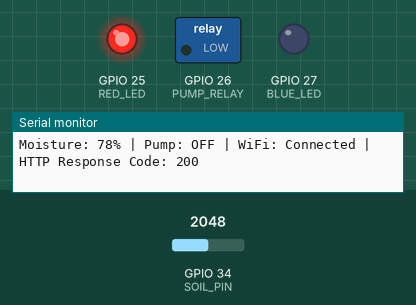
Recording of a program running on a simulated ESP32. Parts: switched loads named in the program (green lamp = pin HIGH), output pins drawn as LEDs (lit = HIGH), the last lines printed to the serial monitor. The test bench sets the inputs (shaded band); at power-on: GPIO 34 (SOIL_PIN) = 2048. WiFi joins after 1.5 s; servers stay silent unless stated; uploads are accepted with an empty reply.

Above: at 3.8 s.
3.9 s: GPIO 34 (SOIL_PIN) set to 2204
7.9 s: GPIO 34 (SOIL_PIN) set to 2325
At 10.0 s:
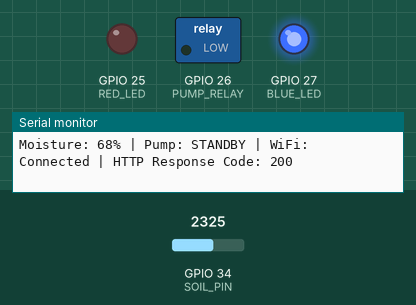
11.9 s: GPIO 34 (SOIL_PIN) set to 3267
15.9 s: GPIO 34 (SOIL_PIN) set to 3389
At 19.8 s:
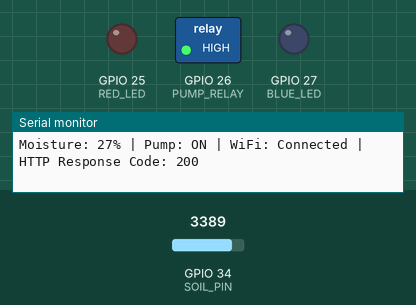
20.5 s: GPIO 34 (SOIL_PIN) set to 2866
At 23.5 s:
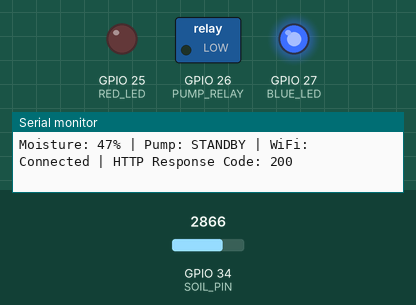
24.5 s: GPIO 34 (SOIL_PIN) set to 3603
At 25.9 s:
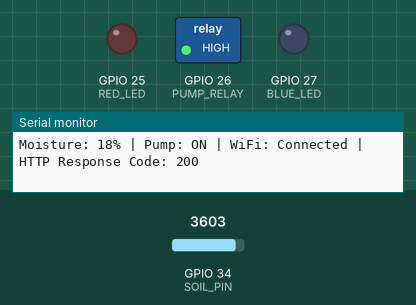
Timing chart, 0 to 27.5 s (numbered marks = the images above; inputs shaded):
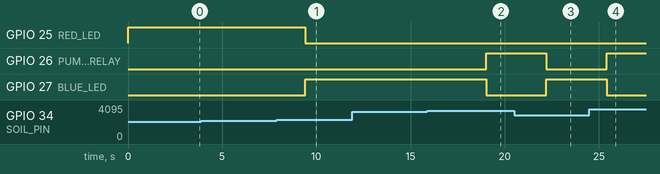

The program:

main.cpp
```cpp
#include <WiFi.h>
#include <HTTPClient.h>

// Network credentials (replace with your actual Wi-Fi details)
const char* ssid = "YOUR_SSID";
const char* password = "YOUR_PASSWORD";

// Update this to your Mac's exact IP address shown in the terminal (e.g., 10.186.55.235)
const char* serverName = "http://10.186.55.235:5001/api/sensor";

// Define input/output pins
#define SOIL_PIN 34
#define RED_LED 25       // Pump OFF indicator
#define PUMP_RELAY 26    // Relay Module (Pump ON)
#define BLUE_LED 27      // Pump STANDBY indicator

// Calibrated sensor values
const int DRY_VALUE = 4095;
const int WET_VALUE = 1500;

void setup() {
  Serial.begin(115200);

  // Set hardware pins as outputs
  pinMode(RED_LED, OUTPUT);
  pinMode(PUMP_RELAY, OUTPUT);
  pinMode(BLUE_LED, OUTPUT);

  // Ensure relay is off at startup
  digitalWrite(PUMP_RELAY, LOW);

  // Initialize Wi-Fi but DO NOT pause the hardware to wait for it
  WiFi.begin(ssid, password);
  Serial.println("Hardware initialized. Starting Wi-Fi in background...");
}

void loop() {
  // 1. ALWAYS EXECUTE HARDWARE LOGIC FIRST (Zero Latency)
  int rawMoisture = analogRead(SOIL_PIN);

  // Convert to 0-100% scale
  int moisturePercent = map(rawMoisture, DRY_VALUE, WET_VALUE, 0, 100);
  moisturePercent = constrain(moisturePercent, 0, 100);

  Serial.print("Moisture: ");
  Serial.print(moisturePercent);
  Serial.print("% | Pump: ");

  // Trigger LEDs and Relay based on moisture thresholds
  if (moisturePercent < 30) {
    Serial.print("ON");
    digitalWrite(PUMP_RELAY, HIGH);
    digitalWrite(RED_LED, LOW);
    digitalWrite(BLUE_LED, LOW);

  } else if (moisturePercent >= 30 && moisturePercent <= 70) {
    Serial.print("STANDBY");
    digitalWrite(BLUE_LED, HIGH);
    digitalWrite(RED_LED, LOW);
    digitalWrite(PUMP_RELAY, LOW);

  } else {
    Serial.print("OFF");
    digitalWrite(RED_LED, HIGH);
    digitalWrite(PUMP_RELAY, LOW);
    digitalWrite(BLUE_LED, LOW);
  }

  // 2. ONLY ATTEMPT BACKEND POST IF WI-FI IS CONNECTED
  if (WiFi.status() == WL_CONNECTED) {
    Serial.print(" | WiFi: Connected | ");

    HTTPClient http;
    http.begin(serverName);
    http.addHeader("Content-Type", "application/json");

    String json = "{\"soilMoisture\":" + String(moisturePercent) + "}";
    int httpResponseCode = http.POST(json);

    Serial.println("HTTP Response Code: " + String(httpResponseCode));
    http.end();
  } else {
    // If Wi-Fi drops, the hardware continues to function locally
    Serial.println(" | WiFi: Disconnected (Local Hardware Only)");
  }

  // 3-second delay for a responsive live demo
  delay(3000);
}
```

Measured:
- the behaviour switches between 2252 and 2253 on GPIO 34 (SOIL_PIN) (found by bisection; images 0 and 1)
- the behaviour switches between 3316 and 3317 on GPIO 34 (SOIL_PIN) (found by bisection; images 1 and 2)
- after the input at 7.9 s, GPIO 25 (RED_LED): HIGH → LOW after 1.5 s; GPIO 27 (BLUE_LED): LOW → HIGH after 1.5 s
- after the input at 15.9 s, GPIO 26 (PUMP_RELAY): LOW → HIGH after 3.1 s; GPIO 27 (BLUE_LED): HIGH → LOW after 3.1 s
- after the input at 20.5 s, GPIO 26 (PUMP_RELAY): HIGH → LOW after 1.7 s; GPIO 27 (BLUE_LED): LOW → HIGH after 1.7 s
- after the input at 24.5 s, GPIO 26 (PUMP_RELAY): LOW → HIGH after 0.91 s; GPIO 27 (BLUE_LED): HIGH → LOW after 0.91 s
